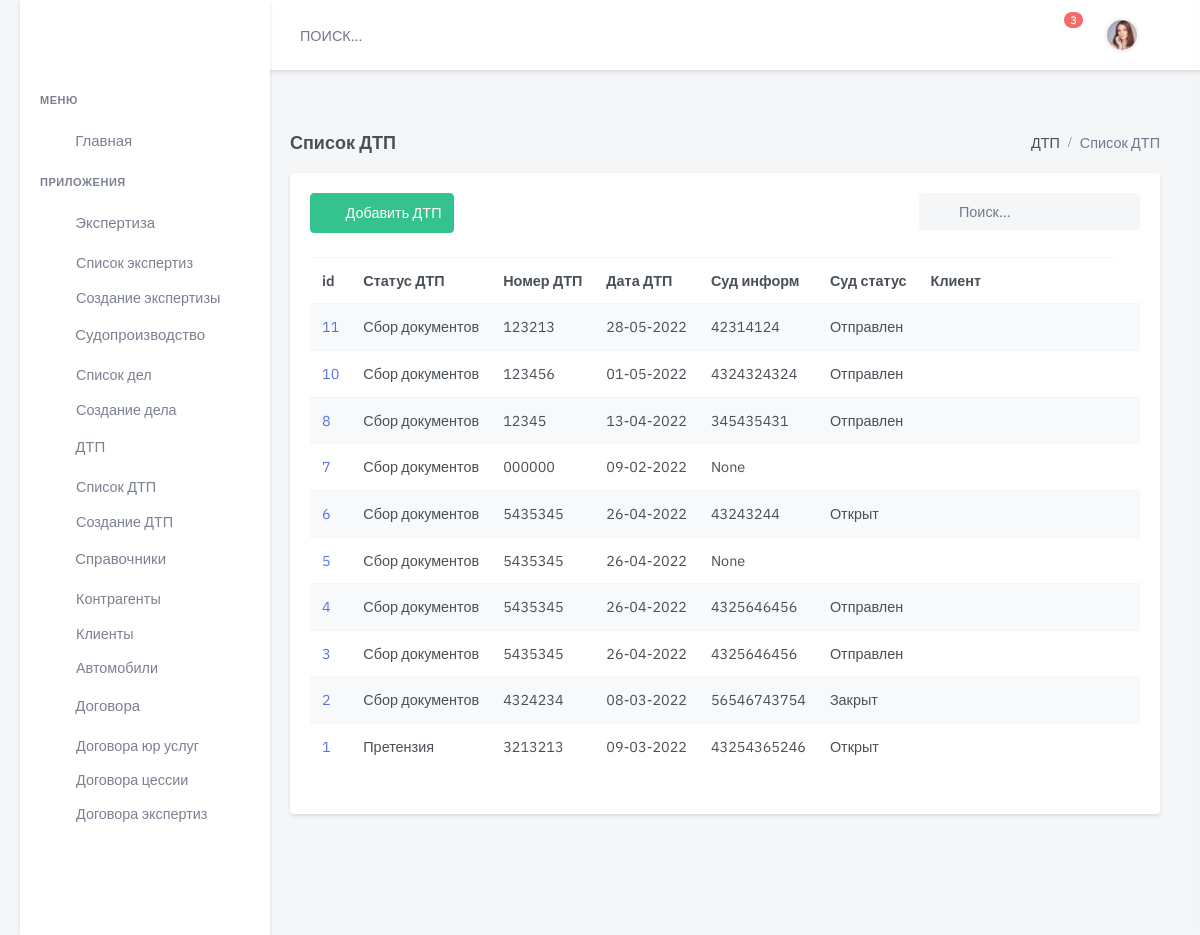
The app's page /accident/, older data.
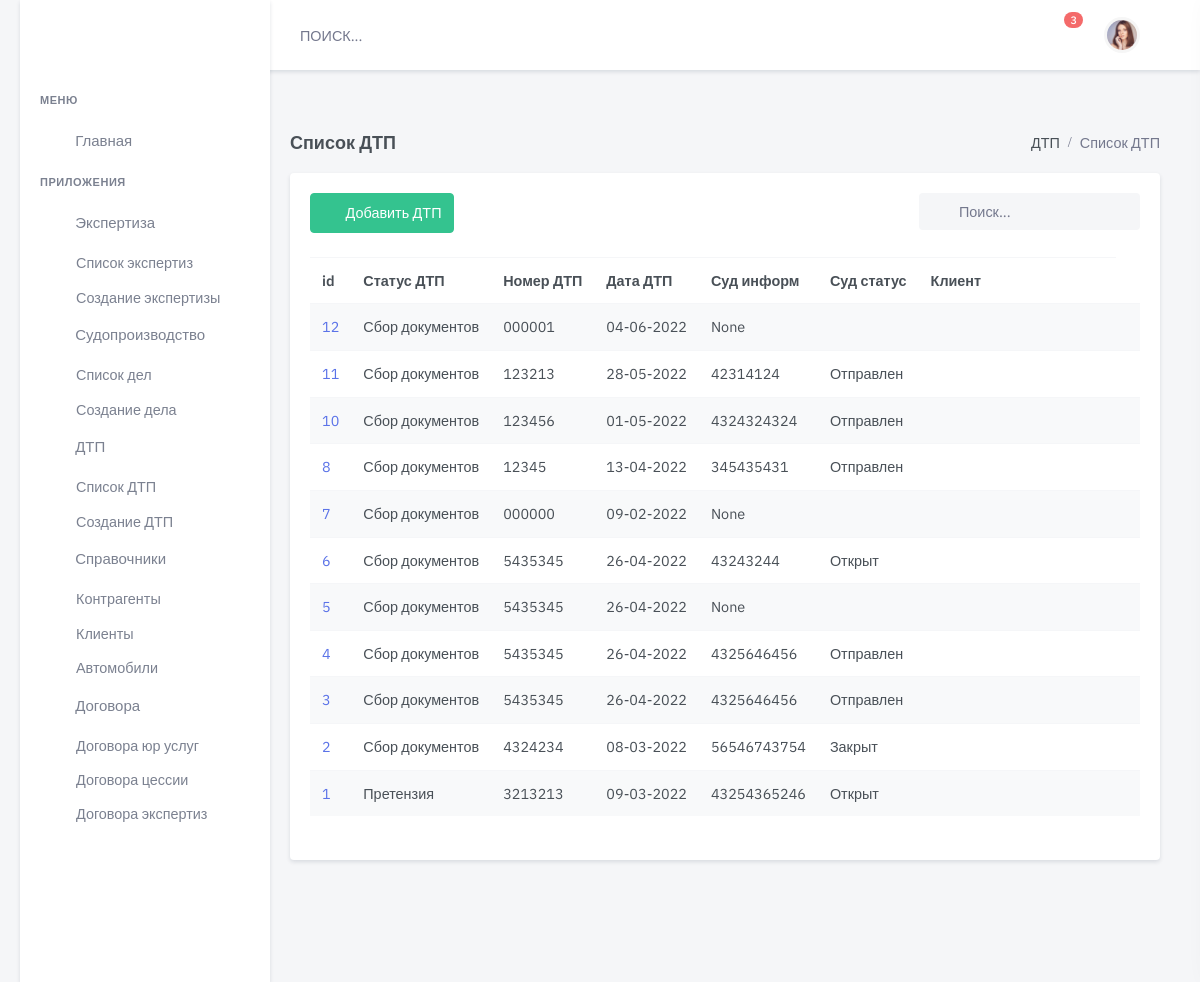
The same page, newer data.
### accident/models.py (models this page shows, shortened)
class Accident(models.Model):
    status = models.ForeignKey(
        Status,
        on_delete=models.CASCADE,
        related_name='status_acc',
        blank=True,
        null=True, verbose_name='Статус  дела о ДТП')
    data = models.DateField(
        blank=True,
        null=True,
        default=None,
        verbose_name='Дата ДТП ')
    time = models.TimeField(
        blank=True,
        null=True,
        default=None,
        verbose_name='Время ДТП ')
    location_accident = models.CharField(
        max_length=400,
        blank=True,
        default=None,
        verbose_name='Место ДТП')
    number = models.CharField(
        max_length=24,
        blank=True,
        null=True,
        default=None,
        verbose_name='Номер протокола')
    dtp_doc = models.ForeignKey(
        AccidentDoc,
        on_delete=models.CASCADE,
        related_name='dtp_doc',
        blank=True,
        null=True, verbose_name='Документ Основание ')
    file_doc = models.FileField(
        upload_to='upload/protokol_doc/',
        null=True, default=None,
        verbose_name="Файл Основание",
        blank=True, )
    dtp_pos = models.ForeignKey(
        AccidentPos,
        on_delete=models.CASCADE,
        related_name='AccidentPos',
        blank=True,
        null=True,
        verbose_name='Документ Постановление ')
    file_pos = models.FileField(
        upload_to='upload/protokol_pos/',
        null=True,
        default=None,
        blank=True,
        verbose_name="Файл Постановление")
    court_info = models.ForeignKey(
        InfoCourt,
        on_delete=models.CASCADE,
        related_name='court_info',
        blank=True,
        null=True, verbose_name='Инфо о Судопроизводстве')
    data_insurance = models.DateField(
        blank=True,
        null=True,
        default=None,
        verbose_name='Дата обращения в Страховую')
    message = models.CharField(
        max_length=100000,
        blank=True,
        null=True,
        default=None,
        verbose_name='Комментарий')
    slug = models.SlugField(max_length=200, default=uuid.uuid1)
    is_active = models.BooleanField(default=True)
    created = models.DateTimeField(auto_now_add=True, auto_now=False)
    updated = models.DateTimeField(auto_now_add=False, auto_now=True)
    def __str__(self):
        return 'id {}, номер {}, место дтп {}, клиент{}'.format(self.id, self.number, self.location_accident,
                                    self.partner_accident.filter(type='True').first())
    class Meta:
        verbose_name = "ДТП  "
        verbose_name_plural = "ДТП"
        ordering = ['-created']

class Status(models.Model):
    name = models.CharField(
        max_length=100,
        blank=True,
        null=True,
        default=None,
        verbose_name='Наименование')
    comment = models.CharField(
        max_length=100,
        blank=True,
        null=True,
        default=None,
        verbose_name='Комментарий')
    is_active = models.BooleanField(default=True)
    created = models.DateTimeField(auto_now_add=True, auto_now=False)
    updated = models.DateTimeField(auto_now_add=False, auto_now=True)
    def __str__(self):
        return "%s" % self.name
    class Meta:
        verbose_name = 'Статус  дела о ДТП'
        verbose_name_plural = 'Статусы дела о ДТП'

### court/models.py (models this page shows, shortened)
class InfoCourt(models.Model):
    status = models.ForeignKey(
        Status,
        on_delete=models.CASCADE,
        verbose_name='Статус  дела',
        related_name='court_status',
        default=None,
        blank=True,
        null=True
    )
    judge = models.ForeignKey(
        judge,
        on_delete=models.CASCADE,
        verbose_name='Судья',
        related_name='court_judge',
        default=None,
        blank=True,
        null=True
    )
    case_number = models.CharField(
        max_length=24,
        blank=True,
        null=True,
        default=None,
        verbose_name='Номер Судебного дела')
    uid_number = models.CharField(
        max_length=26,
        blank=True,
        null=True,
        default=None,
        verbose_name='УИД Судебного дела')
    data_reg = models.DateField(
        blank=True,
        null=True,
        default=None,
        verbose_name='Дата регистрации дела')
    location = models.ForeignKey(
        ListCourt,
        on_delete=models.CASCADE,
        blank=True,
        null=True,
        default=None,
        related_name='location', verbose_name='Место  ')
    message = models.TextField(
        max_length=50000,
        blank=True,
        null=True,
        default=None,
        verbose_name='Результат события Коментарий')
    is_active = models.BooleanField(default=True)
    created = models.DateTimeField(auto_now_add=True, auto_now=False)
    updated = models.DateTimeField(auto_now_add=False, auto_now=True)
    def __str__(self):
        return "%s" % self.uid_number
    class Meta:
        verbose_name = "Информация дела"
        verbose_name_plural = "Информация дела"
        ordering = ['-created']

class Status(models.Model):
    name = models.CharField(
        max_length=100,
        blank=True,
        null=True,
        default=None,
        verbose_name='Наименование')
    comment = models.CharField(
        max_length=100,
        blank=True,
        null=True,
        default=None,
        verbose_name='Комментарий')
    is_active = models.BooleanField(default=True)
    created = models.DateTimeField(auto_now_add=True, auto_now=False)
    updated = models.DateTimeField(auto_now_add=False, auto_now=True)
    def __str__(self):
        return "%s" % self.name
    class Meta:
        verbose_name = 'Статус  судебной оперции'
        verbose_name_plural = 'Статусы судебных операций'

### accident/views.py (the view)
# urls.py: path('', accident_list, name='accident-list'),
def accident_list(request):
    accident = Accident.objects.all()
    print(accident)
    return render(request,
                  'dist/accident/list.html',
                  {'accident': accident,
                   }
                  )

### client/models.py (called while the page is built)
    def __str__(self):
        return "%s" % self.name

    def __str__(self):
        return "%s" % self.status

### templates/dist/accident/list.html (shortened to what this page needs)
{% extends 'dist/include/base.html' %}
{% load static %}
{% block content %}
  <div class="main-content">
    <div class="page-content">
      <div class="container-fluid">
        <div class="row">
          <div class="col-12">
            <div class="page-title-box d-flex align-items-center justify-content-between">
              <h4 class="mb-0">Список ДТП</h4>
              <div class="page-title-right">
                <ol class="breadcrumb m-0">
                  <li class="breadcrumb-item"><a href="javascript: void(0);">ДТП</a></li>
                  <li class="breadcrumb-item active">Список ДТП</li>
                </ol>
              </div>
            </div>
          </div>
        </div>
        <div class="row">
          <div class="col-lg-12">
            <div class="card">
              <div class="card-body">
                <div class="row mb-2">
                  <div class="col-md-6">
                    <div class="mb-3">
                      <a href="{% url 'accident-new' %}" class="btn btn-success waves-effect waves-light">
                        <i class="mdi mdi-plus me-2"></i> Добавить ДТП</a>
                    </div>
                  </div>
                  <div class="col-md-6">
                    <div class="form-inline float-md-end mb-3">
                      <div class="search-box ms-2">
                        <div class="position-relative">
                          <input type="text" class="form-control rounded bg-light border-0" placeholder="Поиск...">
                          <i class="mdi mdi-magnify search-icon"></i>
                        </div>
                      </div>
                    </div>
                  </div>
                </div>
                <div class="table-responsive mb-4">
                  <table class="table table-striped table-nowrap mb-0">
                    <thead>
                    <tr>
                      <th scope="col">id</th>
                      <th scope="col">Статус ДТП</th>
                      <th scope="col">Номер ДТП</th>
                      <th scope="col">Дата ДТП</th>
                      <th scope="col">Суд информ</th>
                      <th scope="col">Суд статус</th>
                      <th scope="col" style="width: 200px;">Клиент</th>
                    </tr>
                    </thead>
                    <tbody>
                    {% for item in accident %}
                      <tr>
                        <td>
                          <a href="/accident/accident-add-partner/{{ item.id }}/">{{ item.id }}</a>
                        </td>
                        <td>{{ item.status }}</td>
                        <td>{{ item.number }}</td>
                        <td>{{ item.data |date:"d-m-Y" }}</td>
                        <td>{{ item.court_info}} </td>
                        <td>{{ item.court_info.status }}</td>
                        <td>{{ item.partner_accidentя }}</td>
                        <td>
                        </td>
                      </tr>
                    {% endfor %}
                    </tbody>
                  </table>
                 </div>
              </div>
            </div>
          </div>
        </div>
      </div>
    </div>
  </div>
{% endblock content %}

Row changes from the older to the newer data that the page shows:
added Accident: id "12", status "Сбор документов", number "000001", data "04-06-2022", court_info "None"
